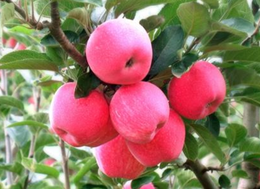
%> input picture code_matlab/2/apple.png, 260 x 189 px, shrunk from 509 x 370 before the run
$ octave hw2_1_4.m   (GNU Octave 9; MATLAB toolbox functions it lacks are replaced by stand-ins)
%> lines starting %> are read from the running program, lines starting %| are printed output that depends on the picture
%边缘保持滤波
ImageInRGB=imread('G:\大三下\数字图像处理与机器视觉\code_matlab\2\apple.png');
%> ImageInRGB is the input picture: size 189x260x3 uint8; mean R, G, B 149.4, 116.9, 99.8
ImageIn=double(rgb2gray(ImageInRGB));
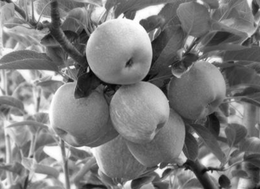
%> ImageIn: size 189x260 double; min 4, max 255, mean 124.7
% ImageIn=[0 1 1;0 0 1;0 0 1];
ImageOut=ImageIn;
HalfLength=3;
for i =HalfLength+1:size(ImageIn,1)-HalfLength
    for j =HalfLength+1:size(ImageIn,2)-HalfLength
        average1=ImageIn(i-HalfLength:i,j:j+HalfLength);
        average2=ImageIn(i:i+HalfLength,j:j+HalfLength);
        average3=ImageIn(i-HalfLength:i,j-HalfLength:j);
        average4=ImageIn(i:i+HalfLength,j-HalfLength:j);
        Average=[average1 average2 average3 average4];
        v1=sum(sum(ImageIn(i-HalfLength:i,j:j+HalfLength).^2))-sum(sum(ImageIn(i-HalfLength:i,j:j+HalfLength)))^2/(HalfLength+1)^2;
        v2=sum(sum(ImageIn(i:i+HalfLength,j:j+HalfLength).^2))-sum(sum(ImageIn(i:i+HalfLength,j:j+HalfLength)))^2/(HalfLength+1)^2;
        v3=sum(sum(ImageIn(i-HalfLength:i,j-HalfLength:j).^2))-sum(sum(ImageIn(i-HalfLength:i,j-HalfLength:j)))^2/(HalfLength+1)^2;
        v4=sum(sum(ImageIn(i:i+HalfLength,j-HalfLength:j).^2))-sum(sum(ImageIn(i:i+HalfLength,j-HalfLength:j)))^2/(HalfLength+1)^2;
        [value,index]=min([v1 v2 v3 v4]);
        ImageOut(i,j)=Average(index);
    end
end
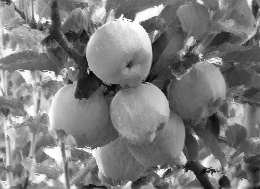
%> ImageOut: size 189x260 double; min 4, max 255, mean 124.5
subplot(1,2,1);
imshow(uint8(ImageIn));
title('原图像');
subplot(1,2,2);
imshow(uint8(ImageOut));
title('边缘保持');
